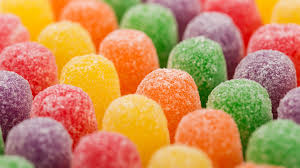
%> input picture document/数字图像处理实验/e6/lena.bmp, 300 x 168 px
$ octave e6.m   (GNU Octave 9; MATLAB toolbox functions it lacks are replaced by stand-ins)
%> lines starting %> are read from the running program, lines starting %| are printed output that depends on the picture; in (x1, y1, x2, y2) boxes, pixels count from 0 and x2, y2 are one past the last pixel; in counts of white or black regions, pixels touching at a corner belong together; the program's own positions count from 1
k = imread('lena.bmp');
%> k is the input picture: size 168x300x3 uint8; mean R, G, B 199.2, 140.5, 90.2
I = rgb2gray(k);
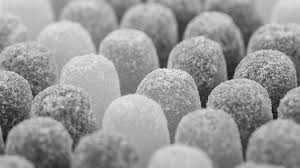
%> I: size 168x300 uint8; min 10, max 243, mean 152.3
imshow(I)
bw1=edge(I,'roberts'); %使用 roberts 算子进行边缘检测
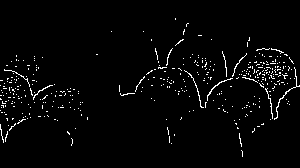
%> bw1: size 168x300 logical; 2.6% white in thin lines or dots, all inside (x1, y1, x2, y2) = (0, 18, 300, 157)
bw2=edge(I,'sobel'); %使用 sobel 算子进行边缘检测
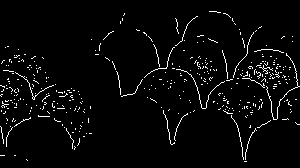
%> bw2: size 168x300 logical; 3.5% white in thin lines or dots, all inside (x1, y1, x2, y2) = (0, 11, 300, 162)
bw3=edge(I,'prewitt'); %使用 prewitt 算子进行边缘检测
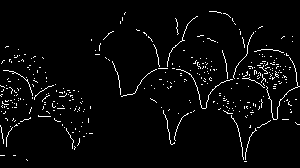
%> bw3: size 168x300 logical; 3.4% white in thin lines or dots, all inside (x1, y1, x2, y2) = (0, 11, 300, 162)
bw4=edge(I,'canny'); %使用 canny 算子进行边缘检测
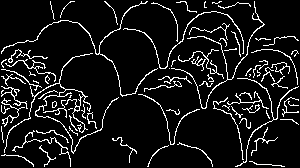
%> bw4: size 168x300 logical; 9.3% white in thin lines or dots
bw5=edge(I,'log'); %使用 log 算子进行边缘检测
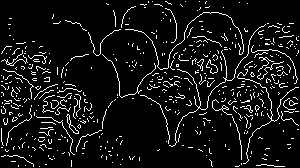
%> bw5: size 168x300 logical; 7.9% white in thin lines or dots
figure,imshow(bw1);title('使用 roberts 算子进行边缘检测');
figure,imshow(bw2);title('使用 sobel 算子进行边缘检测');
figure,imshow(bw3);title('使用 prewitt 算子进行边缘检测');
figure,imshow(bw4);title('使用 canny 算子进行边缘检测');
figure,imshow(bw5);title('使用 log 算子进行边缘检测');
